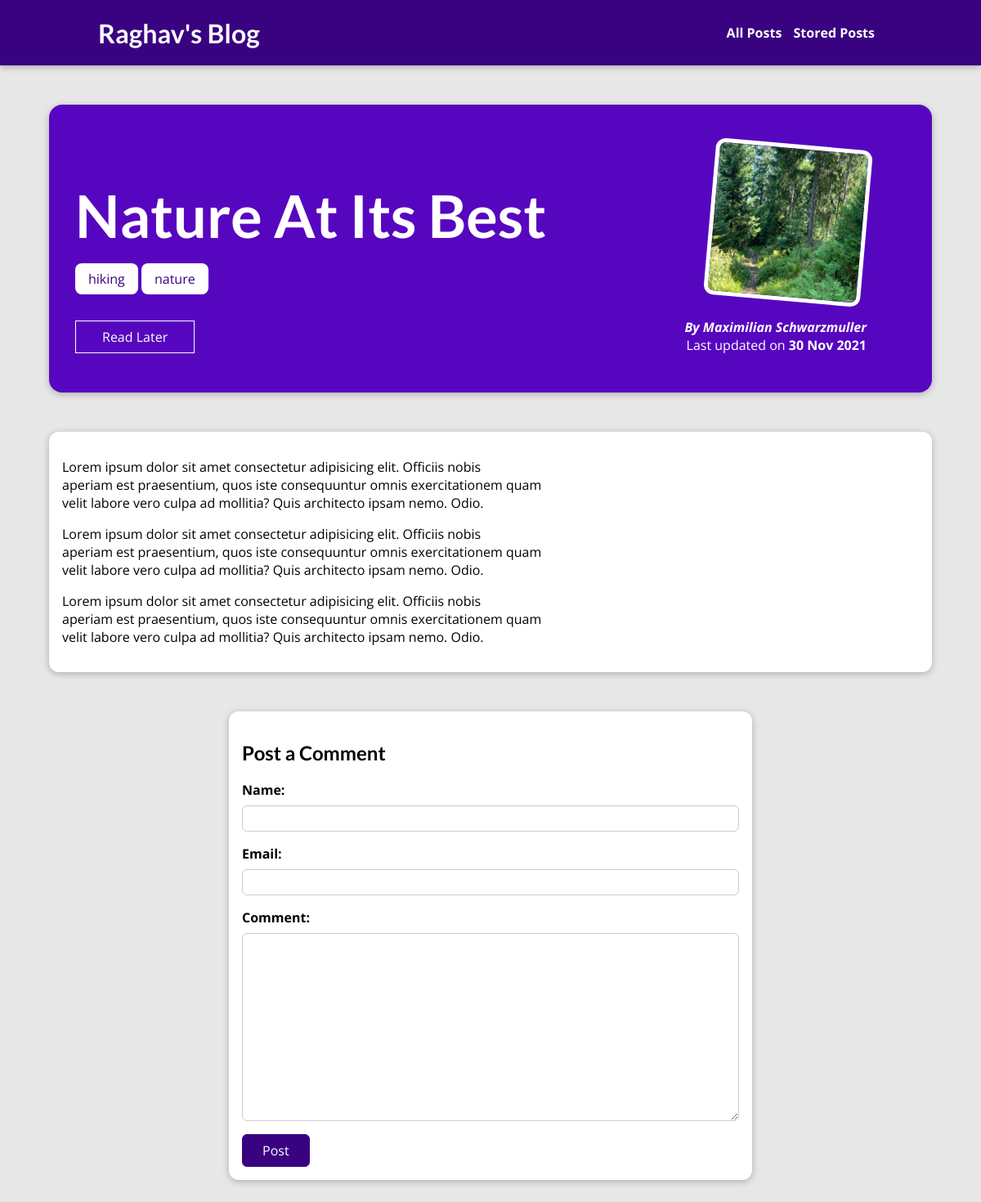
The app's page /posts/into-the-woods with its own data.
### blog/models.py (models this page shows, shortened)
class Post(models.Model):
    title = models.CharField(max_length=150)
    excerpt = models.TextField(validators=[MaxLengthValidator(200)])
    image_name = models.ImageField(upload_to='article_images', height_field=None, width_field=None, max_length=None)
    date = models.DateField(auto_now=True)
    slug = models.SlugField(unique=True, db_index=True)
    content = models.TextField(validators=[MinLengthValidator(10)])
    author = models.ForeignKey(to=Author,null= True, on_delete=SET_NULL, related_name="posts")
    tags = models.ManyToManyField(to=Tag)

class Tag(models.Model):
    caption = models.CharField(max_length=20)

class Author(models.Model):
    first_name = models.CharField(max_length=100)
    last_name = models.CharField(max_length=100)
    email = models.EmailField()
    def __str__(self):
        return f"{self.first_name} {self.last_name}"

### blog/views.py (the view)
# urls.py: path("posts/<slug:slug>", views.PostDetailView.as_view(), name="post-detail-page"),
class PostDetailView(View):
    model = Post
    template_name = "blog/post-detail.html"
    def is_stored_post(self, req, post_id):
        stored_posts = req.session.get('stored_posts')
        is_saved_for_later = (stored_posts is not None) and (post_id in stored_posts)
        return is_saved_for_later
    def get(self, req, slug):
        post = get_object_or_404(Post, slug=slug)
        context={
            "post": post,
            "tags": post.tags.all(),
            "comments": post.comments.all().order_by("-id"),
            "comment_form": CommentForm(),
            "saved_for_later": self.is_stored_post(req, post.id)
        }
        return render(req, "blog/post-detail.html", context)
    def post(self, req, slug):
        post = get_object_or_404(Post, slug=slug)
        comment_form = CommentForm(req.POST)
        if comment_form.is_valid():
            comment = comment_form.save(commit=False)
            comment.post = post
            comment.save()
            return HttpResponseRedirect(reverse("post-detail-page", args=[slug]))
        context={
            "post": post,
            "tags": post.tags.all(),
            "comments": post.comments.all().order_by("-id"),
            "comment_form": comment_form,
            "saved_for_later": self.is_stored_post(req, post.id)
        }
        return render(req, "blog/post-detail.html", context)

### blog/forms.py
class CommentForm(forms.ModelForm):
    class Meta:
        model = Comment
        fields = ['user_name', 'user_email', 'text']
        labels = {
            'user_name': "Name",
            'user_email': "Email",
            'text': "Comment"
        }

### blog/templates/blog/post-detail.html (shortened to what this page needs)
{% extends 'base.html' %}
{% load static %}
{% block css_files %}
    <link rel="stylesheet" href="{% static 'blog/post-detail.css' %}">
{% endblock css_files %}
{% block content %}
    <section id="summary">
        <h2>{{post.title}}</h2>
        <div>
            {% for tag in tags %}
                <span class="tag">{{tag.caption}}</span>
            {% endfor %}
        </div>
        <div id="read-later">
            <form action="{% url 'read-later' %}" method="post">
                <button>
                    {% if saved_for_later %}
                        Remove From Read Later
                        {% else %}
                            Read Later
                    {% endif %}
                </button>
            </form>
        </div>
        <article>
            <img src="{{post.image_name.url}}" alt={{post.title}}>
            <address>By <a href="mailto:{{post.author.email}}"> {{post.author}}</a></address>
            <div>Last updated on <time>{{post.date|date:"d M Y"}}</time></div>
        </article>
    </section>
    <main>
        <p>{{post.content|linebreaks}}</p>
    </main>
    <section id="comment-form">
        <h2>Post a Comment</h2>
        <form action="{% url 'post-detail-page' post.slug %}" method="post">
            {% for form_field in comment_form %}
                <div class="form-control {% if form_field.errors %}invalid{% endif %}">
                    {{form_field.label_tag}}
                    {{form_field}}
                </div>
            {% endfor %}
            <button>Post</button>
        </form>
    </section>
{% endblock content %}

### static/app.css (style rules this page uses)
* { box-sizing: border-box; }
html { font-family: 'Open Sans', 'Lato', sans-serif; }
body { margin: 0; }
h1, h2, h3 { font-family: 'Lato', sans-serif; font-weight: bold; }

### blog/static/blog/post-detail.css (style rules this page uses)
body { background-color: #e7e7e7; }
#summary { margin: 8rem auto 3rem auto; padding: 2rem; width: 90%; max-width: 90rem; border-radius: 16px; background-color: #5706c0; position: relative; box-shadow: 0 2px 8px rgba(0, 0, 0, 0.25); height: 22rem; }
#summary h2 { color: white; font-size: 4.5rem; margin-bottom: 0.25rem; }
#summary article { position: absolute; top: 2rem; right: 3rem; padding: 1rem 2rem; border-radius: 12px; text-align: right; color: white; }
#summary article img { width: 12rem; height: 12rem; border-radius: 12px; transform: rotateZ(5deg); border: 5px solid white; margin-bottom: 1rem; }
#summary address { font-weight: bold; }
#summary a { color: white; text-decoration: none; }
#summary time { font-weight: bold; }
#read-later { margin: 2rem 0; }
#read-later button { background-color: transparent; border: 1px solid white; padding: 0.5rem 2rem; font: inherit; color: white; cursor: pointer; }
main { width: 90%; max-width: 90rem; margin: 3rem auto; background-color: white; padding: 1rem; border-radius: 12px; box-shadow: 0 2px 8px rgba(0, 0, 0, 0.25); }
.tag { background-color: white; color: #390281; padding: 0.5rem 1rem; margin-top: 0.75rem; display:inline-block; border-radius: 8px; }
#comment-form { margin: 3rem auto; width: 90%; max-width: 40rem; border-radius: 12px; background-color: white; box-shadow: 0 2px 8px rgba(0, 0, 0, 0.25); padding: 1rem; }
#comment-form button { font: inherit; background-color: #390281; color: white; border: 1px solid #390281; padding: 0.5rem 1.5rem; border-radius: 6px; cursor: pointer; }
.form-control { margin-bottom: 1rem; }
.form-control label { font-weight: bold; margin-bottom: 0.5rem; display: block; }
.form-control input, .form-control textarea { display: block; width: 100%; font: inherit; padding: 0.25rem; border-radius: 6px; border: 1px solid #ccc; }

### records on screen
Post: title "Nature At Its Best", image_name (picture), author "Maximilian Schwarzmuller", date "30 Nov 2021", content "Lorem ipsum dolor sit amet consectetur adipisicing elit. Officiis nobis aperiam est praesentium, quos iste consequuntur omnis exercitationem quam velit labore vero culpa ad mollitia? Quis architecto ipsam nemo. Odio. Lorem ipsum dolor sit amet consectetur adipisicing elit. Officiis nobis aperiam est praesentium, quos iste consequuntur omnis exercitationem quam velit labore vero culpa ad mollitia? Quis architecto ipsam nemo. Odio. Lorem ipsum dolor sit amet consectetur adipisicing elit. Officiis nobis aperiam est praesentium, quos iste consequuntur omnis exercitationem quam velit labore vero culpa ad mollitia? Quis architecto ipsam nemo. Odio."
Tag: caption "hiking"
Tag: caption "nature"
